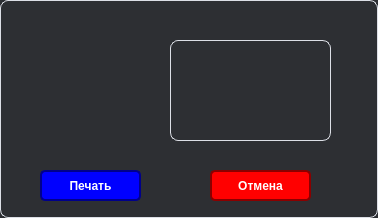
<?xml version="1.0" encoding="UTF-8"?>
<ui version="4.0">
 <class>FormPass</class>
 <widget class="QWidget" name="FormPass">
  <property name="geometry">
   <rect>
    <x>0</x>
    <y>0</y>
    <width>378</width>
    <height>218</height>
   </rect>
  </property>
  <property name="windowTitle">
   <string>Пропуск</string>
  </property>
  <property name="styleSheet">
   <string notr="true">background-color: #2D2F33;
 border: 1px solid #dcdfe6;
border-radius: 8px;
gridline-color: #f0f0f0;
selection-background-color: #eef2ff; 
selection-color: #4776E6; </string>
  </property>
  <widget class="QPushButton" name="pushButton">
   <property name="geometry">
    <rect>
     <x>40</x>
     <y>170</y>
     <width>101</width>
     <height>31</height>
    </rect>
   </property>
   <property name="styleSheet">
    <string notr="true">QPushButton {
    background-color: blue;
    color: white;
    border: 2px solid darkblue;
    border-radius: 5px;
    padding: 5px 10px;
   font-weight: bold;
}
QPushButton:hover {
    background-color: darkblue;
    }</string>
   </property>
   <property name="text">
    <string>Печать</string>
   </property>
  </widget>
  <widget class="QPushButton" name="pushButton_2">
   <property name="geometry">
    <rect>
     <x>210</x>
     <y>170</y>
     <width>101</width>
     <height>31</height>
    </rect>
   </property>
   <property name="styleSheet">
    <string notr="true">QPushButton {
    background-color: red;
    color: white;
    border: 2px solid darkred;
    border-radius: 5px;
    padding: 5px 10px;
    font-weight: bold;
}
QPushButton:hover {
   background-color: darkred;
}</string>
   </property>
   <property name="text">
    <string>Отмена</string>
   </property>
  </widget>
  <widget class="QLabel" name="label">
   <property name="geometry">
    <rect>
     <x>30</x>
     <y>40</y>
     <width>111</width>
     <height>101</height>
    </rect>
   </property>
   <property name="styleSheet">
    <string notr="true">border: none;
background: transparent;</string>
   </property>
   <property name="text">
    <string/>
   </property>
   <property name="pixmap">
    <pixmap resource="res.qrc">:/new/prefix1/f_5.png</pixmap>
   </property>
   <property name="scaledContents">
    <bool>true</bool>
   </property>
  </widget>
  <widget class="QLabel" name="label_2">
   <property name="geometry">
    <rect>
     <x>170</x>
     <y>40</y>
     <width>161</width>
     <height>101</height>
    </rect>
   </property>
   <property name="styleSheet">
    <string notr="true">opacity: 0; </string>
   </property>
   <property name="text">
    <string/>
   </property>
  </widget>
 </widget>
 <resources>
  <include location="res.qrc"/>
 </resources>
 <connections/>
</ui>
